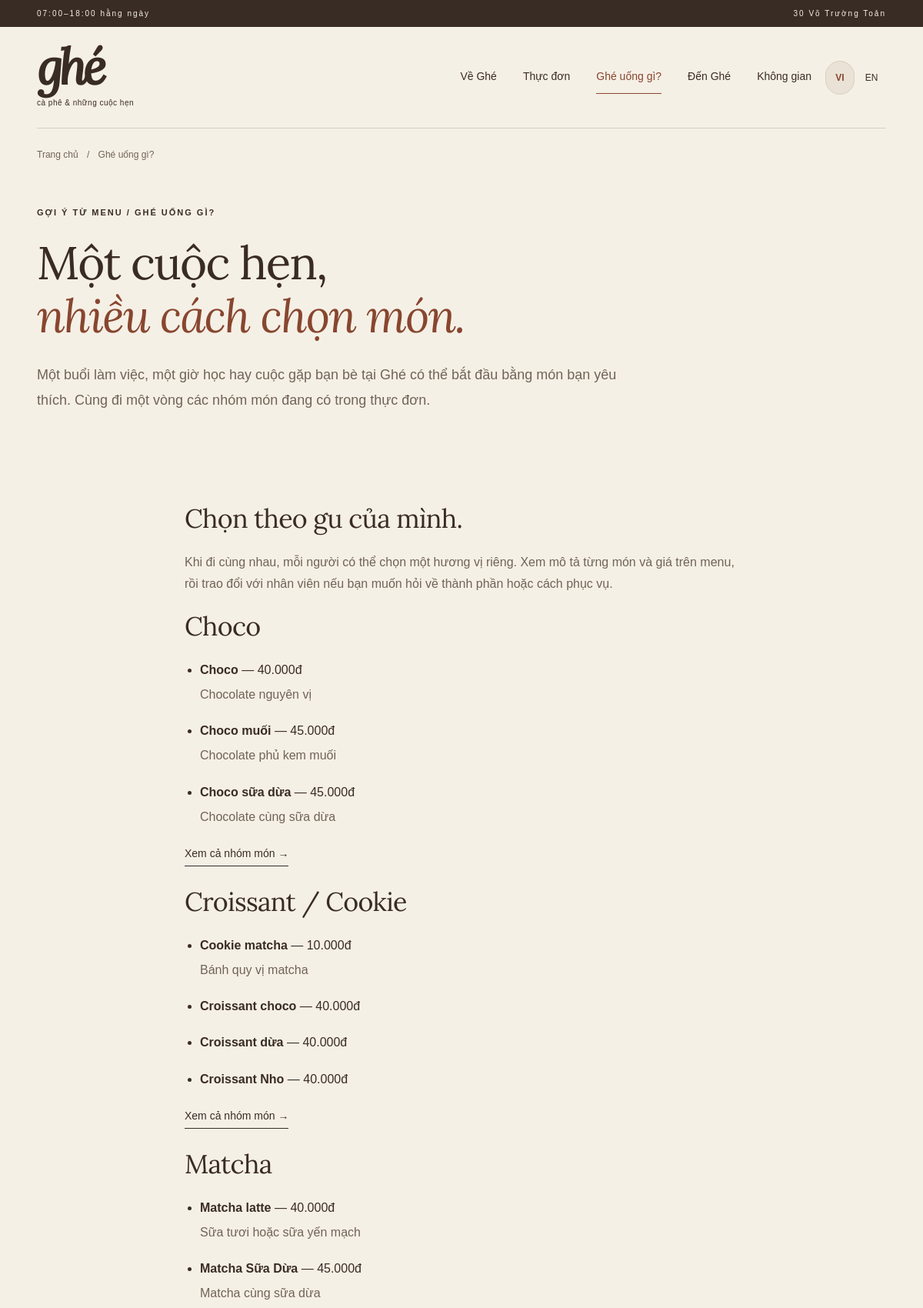
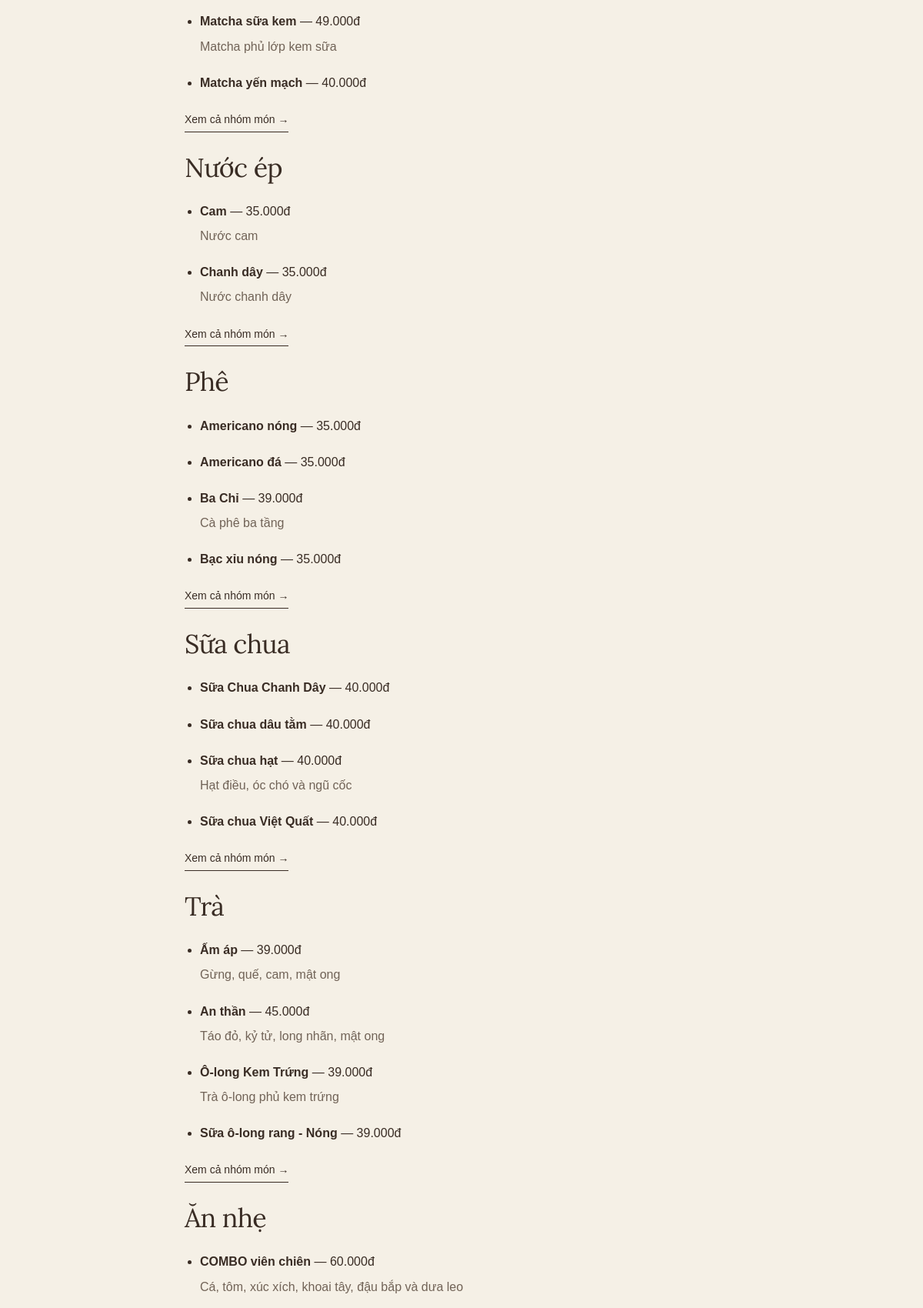
/ghe-uong-gi.php (upper part), run on the app's committed database (2 pictures, top to bottom).
### tables this page shows
CREATE TABLE `products` (
  `id` int(11) NOT NULL,
  `name` varchar(100) NOT NULL,
  `price` decimal(10,0) NOT NULL,
  `status` tinyint(4) DEFAULT 1,
  `created_at` timestamp NOT NULL DEFAULT current_timestamp(),
  `category_id` int(11) DEFAULT 5,
  `sort_order` int(11) DEFAULT 0
);

### site/catalog.php (called while the page is built, shortened)
<?php
require_once __DIR__.'/photo-collection.php';
function ghe_catalog_rows(mysqli $db): array {
    return $db->query('SELECT p.id, p.name, p.price, p.status, p.category_id, p.sort_order, c.name AS category_name FROM products p LEFT JOIN categories c ON c.id=p.category_id ORDER BY c.name, p.sort_order, p.name')->fetch_all(MYSQLI_ASSOC);
}
function ghe_catalog_sections(array $rows, array $content): array {
    $sections = [];
    $original = require __DIR__ . '/menu-data.php';
    $descriptions = [];
    foreach ($original as $section) foreach ($section['items'] as $item) $descriptions[mb_strtolower(trim($item['name']), 'UTF-8')] = $item;
    foreach ($rows as $row) {
        $meta = $content['products'][(string)$row['id']] ?? [];
        if ((int)$row['status'] !== 1 || !($meta['visible'] ?? true)) continue;
        $key = 'category-' . (int)$row['category_id'];
        if (!isset($sections[$key])) $sections[$key] = ['id'=>$key, 'title'=>$row['category_name'] ?: 'Các món khác', 'eyebrow'=>'Thực đơn tại Ghé', 'theme'=>'coffee', 'wide'=>true, 'items'=>[]];
        $seed = $descriptions[mb_strtolower(trim($row['name']), 'UTF-8')] ?? [];
        $photo=ghe_collection_product($row['name'],$content);
        $image=$meta['image']??'';
        if($image==='' && !($meta['image_manual']??false))$image=$photo['image'];
        $sections[$key]['items'][] = ['id'=>(int)$row['id'], 'name'=>$row['name'], 'price'=>(int)$row['price'],
            'detail'=>$meta['description'] ?? ($seed['detail'] ?? ''), 'tags'=>$seed['tags'] ?? [],
            'image'=>$image, 'image_note'=>$image===$photo['image']?$photo['image_note']:'', 'image_note_en'=>$image===$photo['image']?$photo['image_note_en']:'', 'featured'=>(bool)($meta['featured'] ?? false)];
    }
    $main = []; $snacks = [];
    foreach ($sections as $section) {
        $name = mb_strtolower(trim(explode('/', $section['title'])[0]), 'UTF-8');
        if (in_array($name, ['ăn nhẹ', 'snacks'], true)) $snacks[] = $section;
        else $main[] = $section;
    }
    return array_merge($main, $snacks);
}

### site/bootstrap.php (called while the page is built, shortened)
<?php
require_once __DIR__ . '/content-store.php';
require_once __DIR__ . '/catalog.php';
require_once __DIR__ . '/english.php';
$site = require __DIR__ . '/config.php';
$websiteState = ghe_state_read();
$content = $websiteState[defined('GHE_PREVIEW') && GHE_PREVIEW ? 'draft' : 'published'];
$settings = $content['settings'];
$site = array_merge($site, $settings);
$site['address'] = $settings['street'] . ', ' . $settings['city'] . ', ' . $settings['region'];
$phoneDigits = preg_replace('/\D/', '', $settings['phone']);
$site['telephone'] = '+' . (strpos($phoneDigits,'0') === 0 ? '84' . substr($phoneDigits,1) : $phoneDigits);
$site['directions'] = 'https://www.google.com/maps/dir/?api=1&destination=' . rawurlencode('Ghé, ' . $site['address']);
$site['hours'] = $site['opens'] . '–' . $site['closes'] . ' hằng ngày';
try { $publicDb=ghe_database(); $menuSections=ghe_catalog_sections(ghe_catalog_rows($publicDb),$content); $publicDb->close(); }
catch (Throwable $e) { $catalogAvailable=false; $menuSections=[]; error_log('Public menu unavailable: '.$e->getMessage()); }
function ghe_h($value): string { return htmlspecialchars((string)$value, ENT_QUOTES | ENT_SUBSTITUTE, 'UTF-8'); }
function ghe_link(string $path = '', bool $localize = true): string {
    global $site;
    return rtrim(parse_url($site['url'], PHP_URL_PATH) ?: '', '/') . '/' . ltrim($path, '/');
}
function ghe_price(int $price): string { return ghe_is_english() ? number_format($price,0,'.',',').' VND' : number_format($price, 0, ',', '.') . 'đ'; }

### site/content-store.php (called while the page is built, shortened)
<?php
require_once __DIR__.'/photo-collection.php';
function ghe_storage_dir(): string { return getenv('GHE_STORAGE_DIR') ?: __DIR__ . '/storage'; }
function ghe_state_read(): array {
    $file = ghe_storage_dir() . '/content.json';
    $data = json_decode((string)file_get_contents($file), true, 512, JSON_THROW_ON_ERROR);
    foreach(['draft','published'] as $version)$data[$version]=ghe_apply_photo_collection($data[$version]);
    return $data;
}

### site/photo-collection.php (called while the page is built, shortened)
<?php
function ghe_photo_collection(): array {
    static $photos=null;
    if($photos===null) {
        $photos=[];
        foreach(json_decode(file_get_contents(__DIR__.'/photo-collection.json'),true,512,JSON_THROW_ON_ERROR) as $photo) $photos[$photo['id']]=$photo;
    }
    return $photos;
}
function ghe_apply_photo_collection(array $content): array {
    $photos=ghe_photo_collection();
    $content['media']=array_replace($photos,$content['media']??[]);
    if(empty($content['settings']['hero_image']))foreach($photos as $id=>$photo)if($photo['number']===10)$content['settings']['hero_image']=$id;
    $content['photo_collection_version']=1;
    return $content;
}
function ghe_collection_product(string $name,array $content): array {
    $name=mb_strtolower(trim(preg_replace('/\s+/u',' ',$name)),'UTF-8');
    $number=0; $note=''; $english='';
    if(in_array($name,['bạc xỉu','bạc sỉu','croissant truyền thống'],true)) {
        $number=26;$note='Ảnh gồm bạc xỉu và bánh croissant.';$english='Photo shows bạc xỉu coffee and a croissant.';
    } elseif(in_array($name,['muối','cà phê muối','sữa dừa','cà phê cốt dừa','cà phê sữa dừa'],true)) {
        $number=37;$note='Ảnh gồm cà phê cốt dừa và cà phê muối.';$english='Photo shows coconut milk coffee and salt cream coffee.';
    } elseif(in_array($name,['sữa chua trái cây','sữa chua dâu tằm'],true)) {
        $number=41;$note='Ảnh phiên bản sữa chua dâu tằm.';$english='The mulberry yogurt option is pictured.';
    } elseif(in_array($name,['ổi chanh dây','trà ổi chanh dây'],true))$number=42;
    foreach(ghe_photo_collection() as $id=>$photo)if($photo['number']===$number && isset($content['media'][$id]))return ['image'=>$id,'image_note'=>$note,'image_note_en'=>$english];
    return ['image'=>'','image_note'=>'','image_note_en'=>''];
}

### site/english.php (called while the page is built, shortened)
<?php
function ghe_is_english(): bool { return defined('GHE_ENGLISH') && GHE_ENGLISH; }

### site/config.php (called while the page is built)
<?php
return [
    'url' => rtrim(getenv('GHE_SITE_URL') ?: 'https://ghecoffeedl.io.vn', '/'),
    'name' => 'Ghé',
    'address' => '30 Võ Trường Toản, Đà Lạt, Lâm Đồng',
    'phone' => '0705 926 614',
    'telephone' => '+84705926614',
    'maps' => 'https://maps.app.goo.gl/ySJSyKgaPvpcgA549',
    'directions' => 'https://www.google.com/maps/dir/?api=1&destination=11.9594496%2C108.4451549',
    'latitude' => 11.9594496,
    'longitude' => 108.4451549,
];

### ghe-uong-gi.php (the view, shortened to what this page needs)
<?php $pageKey='story'; require __DIR__.'/site/header.php'; ?>
<article><header class="page-intro wrap"><p class="eyebrow">GỢI Ý TỪ MENU / GHÉ UỐNG GÌ?</p><h1>Một cuộc hẹn,<br><em>nhiều cách chọn món.</em></h1><p class="lead">Một buổi làm việc, một giờ học hay cuộc gặp bạn bè tại Ghé có thể bắt đầu bằng món bạn yêu thích. Cùng đi một vòng các nhóm món đang có trong thực đơn.</p></header>
<div class="wrap section prose"><h2>Chọn theo gu của mình.</h2><p>Khi đi cùng nhau, mỗi người có thể chọn một hương vị riêng. Xem mô tả từng món và giá trên menu, rồi trao đổi với nhân viên nếu bạn muốn hỏi về thành phần hoặc cách phục vụ.</p>
<?php foreach($menuSections as $section): ?><section><h2><?= ghe_h($section['title']) ?></h2><ul class="story-menu"><?php foreach(array_slice($section['items'],0,4) as $item): ?><li><strong><?= ghe_h($item['name']) ?></strong> — <?= ghe_price($item['price']) ?><?php if($item['detail']!==''): ?><p><?= ghe_h($item['detail']) ?></p><?php endif; ?></li><?php endforeach; ?></ul><a class="text-link" href="<?= ghe_h(ghe_link('thuc-don.php').'#'.$section['id']) ?>">Xem cả nhóm món →</a></section><?php endforeach; ?>
</div></article>
<?php require __DIR__.'/site/footer.php'; ?>

### data on the page
products: name "Choco", price "40.000đ", detail "Chocolate nguyên vị"
products: name "Choco muối", price "45.000đ", detail "Chocolate phủ kem muối"
products: name "Choco sữa dừa", price "45.000đ", detail "Chocolate cùng sữa dừa"
products: name "Cookie matcha", price "10.000đ", detail "Bánh quy vị matcha"
products: name "Croissant choco", price "40.000đ"
products: name "Croissant dừa", price "40.000đ"
products: name "Croissant Nho", price "40.000đ"
products: name "Matcha latte", price "40.000đ", detail "Sữa tươi hoặc sữa yến mạch"
products: name "Matcha Sữa Dừa", price "45.000đ", detail "Matcha cùng sữa dừa"
products: name "Matcha sữa kem", price "49.000đ", detail "Matcha phủ lớp kem sữa"
products: name "Matcha yến mạch", price "40.000đ"
products: name "Cam", price "35.000đ", detail "Nước cam"
products: name "Chanh dây", price "35.000đ", detail "Nước chanh dây"
products: name "Americano nóng", price "35.000đ"
products: name "Americano đá", price "35.000đ"
products: name "Ba Chỉ", price "39.000đ", detail "Cà phê ba tầng"
products: name "Bạc xỉu nóng", price "35.000đ"
products: name "Sữa Chua Chanh Dây", price "40.000đ"
products: name "Sữa chua dâu tằm", price "40.000đ"
products: name "Sữa chua hạt", price "40.000đ", detail "Hạt điều, óc chó và ngũ cốc"
products: name "Sữa chua Việt Quất", price "40.000đ"
products: name "Ấm áp", price "39.000đ", detail "Gừng, quế, cam, mật ong"
products: name "An thần", price "45.000đ", detail "Táo đỏ, kỷ tử, long nhãn, mật ong"
products: name "Ô-long Kem Trứng", price "39.000đ", detail "Trà ô-long phủ kem trứng"
products: name "Sữa ô-long rang - Nóng", price "39.000đ"
products: name "COMBO viên chiên", price "60.000đ", detail "Cá, tôm, xúc xích, khoai tây, đậu bắp và dưa leo"

### other printed values
ghe_h($site['hours']) "07:00–18:00 hằng ngày"
ghe_h($site['street']) "30 Võ Trường Toản"
ghe_t('cà phê & những cuộc hẹn','coffee & good company') "cà phê & những cuộc hẹn"
ghe_h($entry['label']) "Về Ghé"
ghe_h($entry['label']) "Thực đơn"
ghe_h($entry['label']) "Ghé uống gì?"
ghe_h($entry['label']) "Đến Ghé"
ghe_h($entry['label']) "Không gian"
ghe_t('Trang chủ','Home') "Trang chủ"
ghe_h($page['label']) "Ghé uống gì?"
ghe_h($section['title']) "Choco"
ghe_h($section['title']) "Croissant / Cookie"
ghe_h($section['title']) "Matcha"
ghe_h($section['title']) "Nước ép"
ghe_h($section['title']) "Phê"
